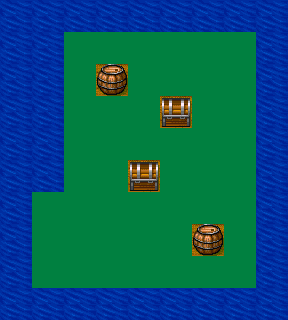

A level layout from a 2D game, rendered from its tile map. Below: a short description, then the map file with its tile-grid data intact:
An orthogonal 9x10 tile map with 32x32 px tiles, 1 tile layer (tilelayer_1) and 1 object (player).

<map version="1.0" orientation="orthogonal" renderorder="right-down" width="9" height="10" tilewidth="32" tileheight="32" backgroundcolor="#008040" nextobjectid="5">
 <tileset firstgid="1" name="tilemap" tilewidth="32" tileheight="32" tilecount="256" columns="8">
  <image source="tilemap.PNG" width="256" height="1024" />
  <tile id="0" probability="0.3">
   <properties>
    <property name="bodyType" value="static" />
   </properties>
   <objectgroup draworder="index" name="rock_collider">
    <properties>
     <property name="aaa" value="12" />
    </properties>
   </objectgroup>
  </tile>
  <tile id="27">
   <objectgroup draworder="index" name="hoh" />
   <animation>
    <frame tileid="27" duration="1000" />
    <frame tileid="60" duration="1000" />
   </animation>
  </tile>
  <tile id="30">
   <properties>
    <property name="bodyType" value="dynamic" />
   </properties>
   <objectgroup draworder="index" name="taru" />
   <animation>
    <frame tileid="48" duration="1000" />
    <frame tileid="49" duration="1000" />
   </animation>
  </tile>
  <tile id="31">
   <properties>
    <property name="bodyType" value="dynamic" />
   </properties>
   <objectgroup draworder="index" name="takarabako">
    <properties>
     <property name="bounce" type="float" value="0.8" />
     <property name="density" type="float" value="10" />
     <property name="friction" value="0.2" />
    </properties>
   </objectgroup>
  </tile>
 </tileset>
 <layer name="tilelayer_1" width="9" height="10">
  <data>
   <tile gid="1" />
   <tile gid="1" />
   <tile gid="1" />
   <tile gid="1" />
   <tile gid="1" />
   <tile gid="1" />
   <tile gid="1" />
   <tile gid="1" />
   <tile gid="1" />
   <tile gid="1" />
   <tile gid="1" />
   <tile gid="0" />
   <tile gid="0" />
   <tile gid="0" />
   <tile gid="0" />
   <tile gid="0" />
   <tile gid="0" />
   <tile gid="1" />
   <tile gid="1" />
   <tile gid="1" />
   <tile gid="0" />
   <tile gid="31" />
   <tile gid="0" />
   <tile gid="0" />
   <tile gid="0" />
   <tile gid="0" />
   <tile gid="1" />
   <tile gid="1" />
   <tile gid="1" />
   <tile gid="0" />
   <tile gid="0" />
   <tile gid="0" />
   <tile gid="32" />
   <tile gid="0" />
   <tile gid="0" />
   <tile gid="1" />
   <tile gid="1" />
   <tile gid="1" />
   <tile gid="0" />
   <tile gid="0" />
   <tile gid="0" />
   <tile gid="0" />
   <tile gid="0" />
   <tile gid="0" />
   <tile gid="1" />
   <tile gid="1" />
   <tile gid="1" />
   <tile gid="0" />
   <tile gid="0" />
   <tile gid="32" />
   <tile gid="0" />
   <tile gid="0" />
   <tile gid="0" />
   <tile gid="1" />
   <tile gid="1" />
   <tile gid="0" />
   <tile gid="0" />
   <tile gid="0" />
   <tile gid="0" />
   <tile gid="0" />
   <tile gid="0" />
   <tile gid="0" />
   <tile gid="1" />
   <tile gid="1" />
   <tile gid="0" />
   <tile gid="0" />
   <tile gid="0" />
   <tile gid="0" />
   <tile gid="0" />
   <tile gid="31" />
   <tile gid="0" />
   <tile gid="1" />
   <tile gid="1" />
   <tile gid="0" />
   <tile gid="0" />
   <tile gid="0" />
   <tile gid="0" />
   <tile gid="0" />
   <tile gid="0" />
   <tile gid="0" />
   <tile gid="1" />
   <tile gid="1" />
   <tile gid="1" />
   <tile gid="1" />
   <tile gid="1" />
   <tile gid="1" />
   <tile gid="1" />
   <tile gid="1" />
   <tile gid="1" />
   <tile gid="1" />
  </data>
 </layer>
 <objectgroup name="objectlayer_1">
  <object id="4" name="hoge" type="player" gid="28" x="184" y="126" width="32" height="32">
   <properties>
    <property name="bodyType" value="dynamic" />
   </properties>
  </object>
 </objectgroup>
</map>